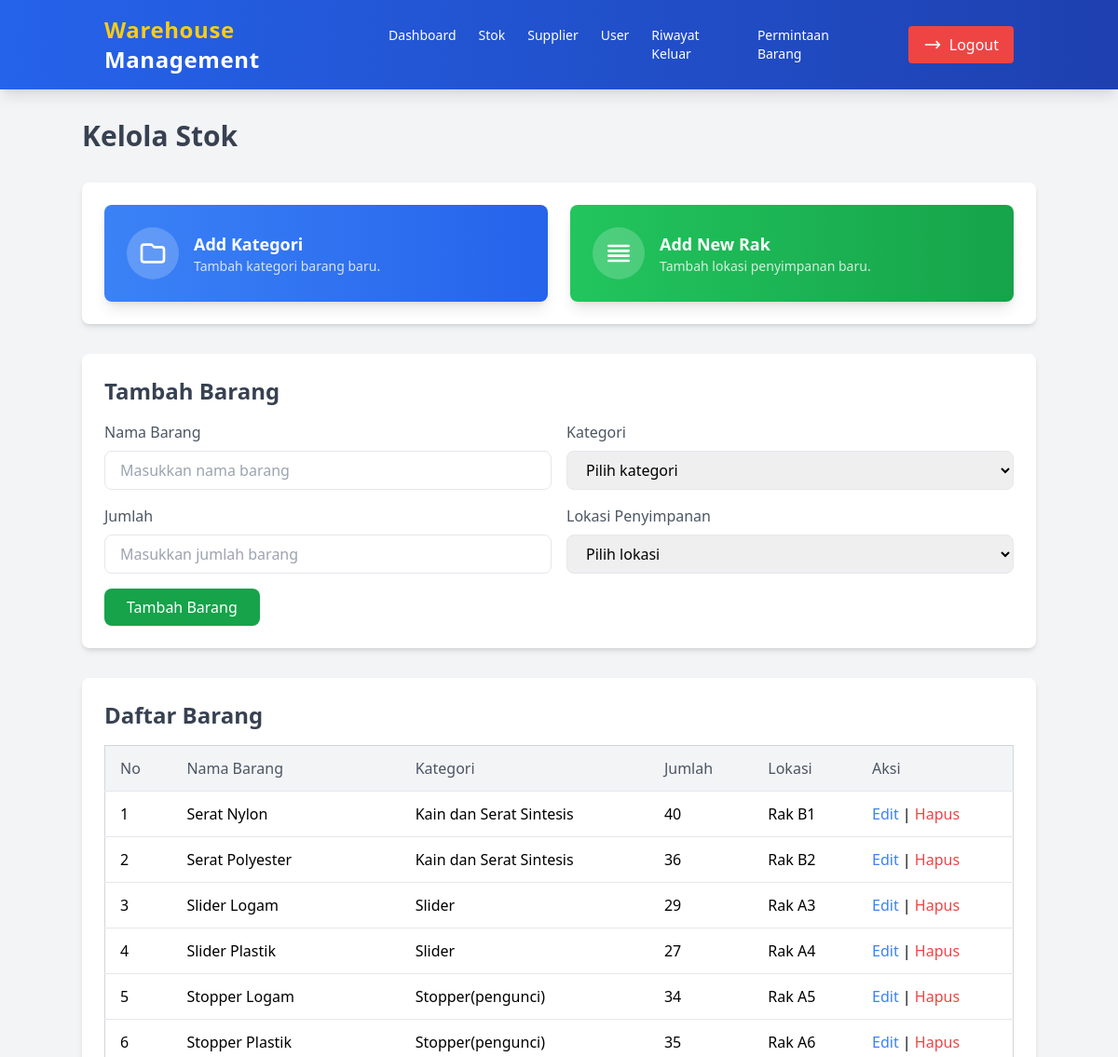
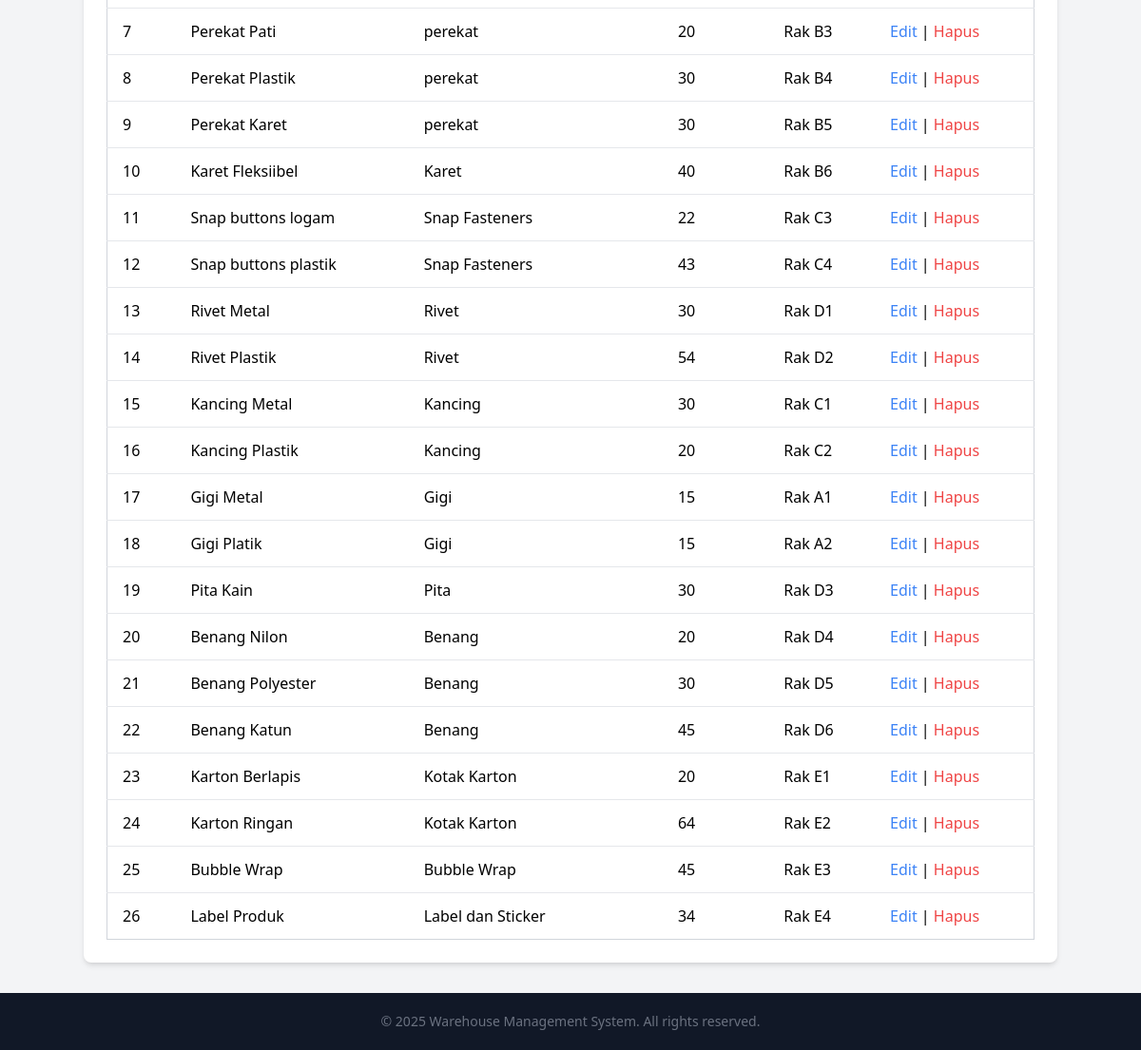
The page /admin/kelola_stok.php on the database its author committed (2 pictures, top to bottom).
### tables this page shows
CREATE TABLE `stok_barang` (
  `id_barang` int(15) NOT NULL,
  `nama_barang` varchar(255) NOT NULL,
  `id_kategori` int(15) NOT NULL,
  `jumlah` int(255) NOT NULL,
  `id_rak` int(15) NOT NULL
);

CREATE TABLE `kategori_barang` (
  `id_kategori` int(15) NOT NULL,
  `nama_kategori` varchar(100) NOT NULL
);

CREATE TABLE `rak_barang` (
  `id_rak` int(15) NOT NULL,
  `lokasi` varchar(25) NOT NULL
);

### admin/kelola_stok.php (the view, shortened to what this page needs)
<?php
include('../koneksi.php');
$edit_data = null;
?>
<!DOCTYPE html>
<html lang="en">
<head>
    <script src="https://cdn.tailwindcss.com"></script>
</head>
<body class="bg-gray-100 font-sans leading-normal tracking-normal min-h-screen flex flex-col">
    <nav class="bg-gradient-to-r from-blue-600 to-blue-800 text-white shadow-lg">
        <div class="container mx-auto px-6 py-4 flex justify-between items-center">
            <a href="../admin_dashboard.php" class="text-2xl font-extrabold tracking-wide hover:text-yellow-400 transition duration-300">
                <span class="text-yellow-400">Warehouse</span> Management
            </a>
            <div class="flex items-center space-x-11">
                <ul class="flex space-x-6 text-sm font-medium">
                    <li>
                        <a href="../admin_dashboard.php" class="hover:text-yellow-400 transition duration-300">Dashboard</a>
                    </li>
                    <li>
                        <a href="kelola_stok.php" class="hover:text-yellow-400 transition duration-300">Stok</a>
                    </li>
                    <li>
                        <a href="kelola_supplier.php" class="hover:text-yellow-400 transition duration-300">Supplier</a>
                    </li>
                    <li>
                        <a href="kelola_user.php" class="hover:text-yellow-400 transition duration-300">User</a>
                    </li>
                    <li>
                        <a href="riwayat.php" class="hover:text-yellow-400 transition duration-300">Riwayat Keluar</a>
                    </li>
                    <li>
                        <a href="kelola_permintaan.php" class="hover:text-yellow-400 transition duration-300">Permintaan Barang</a>
                    </li>
                </ul>
                <a href="../logout.php" class="flex items-center bg-red-500 px-4 py-2 rounded hover:bg-red-600 transition duration-300">
                    <svg xmlns="http://www.w3.org/2000/svg" class="h-5 w-5 mr-2" fill="none" viewBox="0 0 24 24" stroke="currentColor">
                        <path stroke-linecap="round" stroke-linejoin="round" stroke-width="2" d="M17 16l4-4m0 0l-4-4m4 4H3" />
                    </svg>
                    Logout
                </a>
            </div>
        </div>
    </nav>
    <div class="container mx-auto mt-8 flex-grow">
        <h1 class="text-3xl font-bold text-gray-700 mb-6">Kelola Stok</h1>
        <div class="mt-8 bg-white shadow-md rounded-lg p-6">
            <div class="grid grid-cols-1 md:grid-cols-2 gap-6">
                <a href="add.kategori.php" class="group block bg-gradient-to-r from-blue-500 to-blue-600 text-white p-6 rounded-lg shadow-lg hover:shadow-xl transition duration-300">
                    <div class="flex items-center space-x-4">
                        <div class="bg-white bg-opacity-20 p-3 rounded-full">
                            <svg xmlns="http://www.w3.org/2000/svg" class="h-8 w-8 text-white" fill="none" viewBox="0 0 24 24" stroke="currentColor">
                                <path stroke-linecap="round" stroke-linejoin="round" stroke-width="2" d="M3 7a2 2 0 012-2h6l2 2h6a2 2 0 012 2v8a2 2 0 01-2 2H5a2 2 0 01-2-2V7z" />
                            </svg>
                        </div>
                        <div>
                            <h3 class="text-lg font-semibold">Add Kategori</h3>
                            <p class="text-sm text-white text-opacity-80">Tambah kategori barang baru.</p>
                        </div>
                    </div>
                </a>
                <a href="add_rak.php" class="group block bg-gradient-to-r from-green-500 to-green-600 text-white p-6 rounded-lg shadow-lg hover:shadow-xl transition duration-300">
                    <div class="flex items-center space-x-4">
                        <div class="bg-white bg-opacity-20 p-3 rounded-full">
                            <svg xmlns="http://www.w3.org/2000/svg" class="h-8 w-8 text-white" fill="none" viewBox="0 0 24 24" stroke="currentColor">
                                <path stroke-linecap="round" stroke-linejoin="round" stroke-width="2" d="M4 6h16M4 10h16M4 14h16M4 18h16" />
                            </svg>
                        </div>
                        <div>
                            <h3 class="text-lg font-semibold">Add New Rak</h3>
                            <p class="text-sm text-white text-opacity-80">Tambah lokasi penyimpanan baru.</p>
                        </div>
                    </div>
                </a>
            </div>
        </div>
        <div class="bg-white shadow-md rounded-lg p-6 mt-8 flex-grow">
            <h2 class="text-2xl font-bold text-gray-700 mb-4">
                <?php echo $edit_data ? "Edit Barang" : "Tambah Barang"; ?>
            </h2>
            <form method="POST">
                <div class="grid grid-cols-1 md:grid-cols-2 gap-4">
                    <div>
                        <label for="nama_barang" class="block text-gray-600 font-medium mb-2">Nama Barang</label>
                        <input type="text" id="nama_barang" name="nama_barang" class="w-full px-4 py-2 border rounded-lg focus:outline-none focus:ring-2 focus:ring-green-500" placeholder="Masukkan nama barang" value="<?php echo $edit_data ? htmlspecialchars($edit_data['nama_barang']) : ''; ?>" required>
                    </div>
                    <div>
                        <label for="id_kategori" class="block text-gray-600 font-medium mb-2">Kategori</label>
                        <select id="id_kategori" name="id_kategori" class="w-full px-4 py-2 border rounded-lg focus:outline-none focus:ring-2 focus:ring-green-500" required>
                            <option value="" disabled selected>Pilih kategori</option>
                        </select>
                    </div>
                    <div>
                        <label for="jumlah" class="block text-gray-600 font-medium mb-2">Jumlah</label>
                        <input type="number" id="jumlah" name="jumlah" class="w-full px-4 py-2 border rounded-lg focus:outline-none focus:ring-2 focus:ring-green-500" placeholder="Masukkan jumlah barang" value="<?php echo $edit_data ? htmlspecialchars($edit_data['jumlah']) : ''; ?>" required>
                    </div>
                    <div>
                        <label for="id_rak" class="block text-gray-600 font-medium mb-2">Lokasi Penyimpanan</label>
                        <select id="id_rak" name="id_rak" class="w-full px-4 py-2 border rounded-lg focus:outline-none focus:ring-2 focus:ring-green-500" required>
                            <option value="" disabled selected>Pilih lokasi</option>
                        </select>
                    </div>
                </div>
                <button type="submit" name="<?php echo $edit_data ? 'update' : 'insert'; ?>" class="mt-4 bg-green-600 text-white px-6 py-2 rounded-lg hover:bg-green-700 transition duration-300">
                    <?php echo $edit_data ? "Edit Barang" : "Tambah Barang"; ?>
                </button>
            </form>
        </div>
        <div class="bg-white shadow-md rounded-lg p-6 mt-8 flex-grow">
            <h2 class="text-2xl font-bold text-gray-700 mb-4">Daftar Barang</h2>
            <div class="overflow-x-auto">
                <table class="min-w-full bg-white border border-gray-300 rounded-lg">
                    <thead class="bg-gray-100">
                        <tr>
                            <th class="py-3 px-4 border-b text-left text-gray-600 font-medium">No</th>
                            <th class="py-3 px-4 border-b text-left text-gray-600 font-medium">Nama Barang</th>
                            <th class="py-3 px-4 border-b text-left text-gray-600 font-medium">Kategori</th>
                            <th class="py-3 px-4 border-b text-left text-gray-600 font-medium">Jumlah</th>
                            <th class="py-3 px-4 border-b text-left text-gray-600 font-medium">Lokasi</th>
                            <th class="py-3 px-4 border-b text-left text-gray-600 font-medium">Aksi</th>
                        </tr>
                    </thead>
                    <tbody class="divide-y divide-gray-200">
                        <?php
                            $sql = "SELECT stok_barang.id_barang, stok_barang.nama_barang, kategori_barang.id_kategori, kategori_barang.nama_kategori, stok_barang.jumlah, rak_barang.id_rak, rak_barang.lokasi FROM stok_barang JOIN kategori_barang ON stok_barang.id_kategori = kategori_barang.id_kategori JOIN rak_barang ON stok_barang.id_rak = rak_barang.id_rak";
                            $result = $conn->query($sql);
                            $no = 1;
                            if ($result && $result->num_rows > 0) {
                                while ($row = $result->fetch_assoc()) {
                                    echo "<tr class='hover:bg-gray-50'>
                                            <td class='py-3 px-4'>" . htmlspecialchars($no++) . "</td>
                                            <td class='py-3 px-4'>" . htmlspecialchars($row['nama_barang']) . "</td>
                                            <td class='py-3 px-4'>" . htmlspecialchars($row['nama_kategori']) . "</td>
                                            <td class='py-3 px-4'>" . htmlspecialchars($row['jumlah']) . "</td>
                                            <td class='py-3 px-4'>" . htmlspecialchars($row['lokasi']) . "</td>
                                            <td class='py-3 px-4'>
                                                <a href='?edit=" . $row['id_barang'] . "' class='text-blue-500 hover:underline'>Edit</a> |
                                                <a href='?delete=" . $row['id_barang'] . "' onclick=\"return confirm('Yakin ingin menghapus?')\" class='text-red-500 hover:underline'>Hapus</a>
                                            </td>
                                        </tr>";
                                }
                            } else {
                                echo "<tr>
                                        <td colspan='6' class='py-3 px-4 text-center text-gray-500'>Belum ada data barang.</td>
                                    </tr>";
                            }
                        ?>
                    </tbody>
                </table>
            </div>
        </div>
    </div>
    <footer class="bg-gray-900 text-white w-full pb-5 mt-8">
        <div class="mt-5 text-center">
            <p class="text-sm text-gray-500">
                &copy; <?php echo date('Y'); ?> Warehouse Management System. All rights reserved.
            </p>
        </div>
    </footer>
</body>
</html>

### rows shown on the page
stok_barang: nama_barang "Serat Nylon", id_kategori.nama_kategori "Kain dan Serat Sintesis", jumlah "40", id_rak.lokasi "Rak B1"
stok_barang: nama_barang "Serat Polyester", id_kategori.nama_kategori "Kain dan Serat Sintesis", jumlah "36", id_rak.lokasi "Rak B2"
stok_barang: nama_barang "Slider Logam", id_kategori.nama_kategori "Slider", jumlah "29", id_rak.lokasi "Rak A3"
stok_barang: nama_barang "Slider Plastik", id_kategori.nama_kategori "Slider", jumlah "27", id_rak.lokasi "Rak A4"
stok_barang: nama_barang "Stopper Logam", id_kategori.nama_kategori "Stopper(pengunci)", jumlah "34", id_rak.lokasi "Rak A5"
stok_barang: nama_barang "Stopper Plastik", id_kategori.nama_kategori "Stopper(pengunci)", jumlah "35", id_rak.lokasi "Rak A6"
stok_barang: nama_barang "Perekat Pati", id_kategori.nama_kategori "perekat", jumlah "20", id_rak.lokasi "Rak B3"
stok_barang: nama_barang "Perekat Plastik", id_kategori.nama_kategori "perekat", jumlah "30", id_rak.lokasi "Rak B4"
stok_barang: nama_barang "Perekat Karet", id_kategori.nama_kategori "perekat", jumlah "30", id_rak.lokasi "Rak B5"
stok_barang: nama_barang "Karet Fleksiibel", id_kategori.nama_kategori "Karet", jumlah "40", id_rak.lokasi "Rak B6"
stok_barang: nama_barang "Snap buttons logam", id_kategori.nama_kategori "Snap Fasteners", jumlah "22", id_rak.lokasi "Rak C3"
stok_barang: nama_barang "Snap buttons plastik", id_kategori.nama_kategori "Snap Fasteners", jumlah "43", id_rak.lokasi "Rak C4"
stok_barang: nama_barang "Rivet Metal", id_kategori.nama_kategori "Rivet", jumlah "30", id_rak.lokasi "Rak D1"
stok_barang: nama_barang "Rivet Plastik", id_kategori.nama_kategori "Rivet", jumlah "54", id_rak.lokasi "Rak D2"
stok_barang: nama_barang "Kancing Metal", id_kategori.nama_kategori "Kancing", jumlah "30", id_rak.lokasi "Rak C1"
stok_barang: nama_barang "Kancing Plastik", id_kategori.nama_kategori "Kancing", jumlah "20", id_rak.lokasi "Rak C2"
stok_barang: nama_barang "Gigi Metal", id_kategori.nama_kategori "Gigi", jumlah "15", id_rak.lokasi "Rak A1"
stok_barang: nama_barang "Gigi Platik", id_kategori.nama_kategori "Gigi", jumlah "15", id_rak.lokasi "Rak A2"
stok_barang: nama_barang "Pita Kain", id_kategori.nama_kategori "Pita", jumlah "30", id_rak.lokasi "Rak D3"
stok_barang: nama_barang "Benang Nilon", id_kategori.nama_kategori "Benang", jumlah "20", id_rak.lokasi "Rak D4"
stok_barang: nama_barang "Benang Polyester", id_kategori.nama_kategori "Benang", jumlah "30", id_rak.lokasi "Rak D5"
stok_barang: nama_barang "Benang Katun", id_kategori.nama_kategori "Benang", jumlah "45", id_rak.lokasi "Rak D6"
stok_barang: nama_barang "Karton Berlapis", id_kategori.nama_kategori "Kotak Karton", jumlah "20", id_rak.lokasi "Rak E1"
stok_barang: nama_barang "Karton Ringan", id_kategori.nama_kategori "Kotak Karton", jumlah "64", id_rak.lokasi "Rak E2"
stok_barang: nama_barang "Bubble Wrap", id_kategori.nama_kategori "Bubble Wrap", jumlah "45", id_rak.lokasi "Rak E3"
stok_barang: nama_barang "Label Produk", id_kategori.nama_kategori "Label dan Sticker", jumlah "34", id_rak.lokasi "Rak E4"
